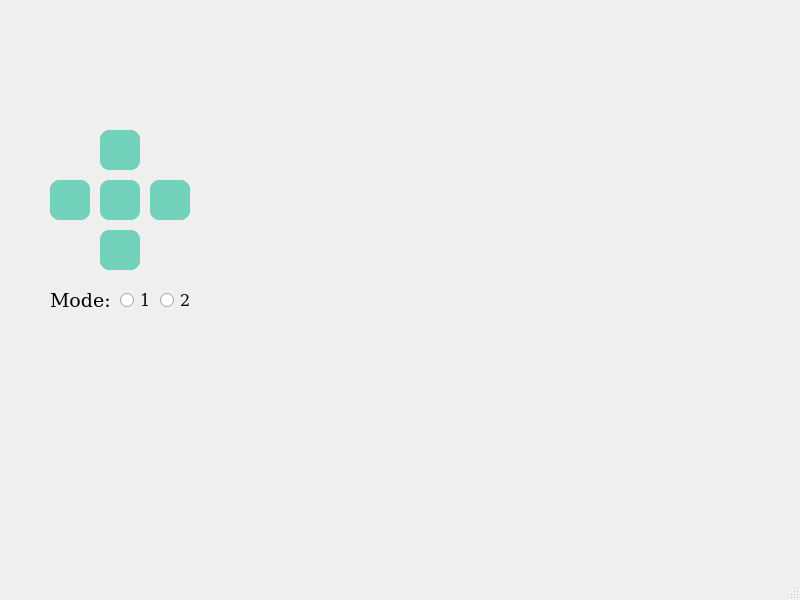
<?xml version="1.0" encoding="UTF-8"?>
<ui version="4.0">
 <class>MainWindow</class>
 <widget class="QMainWindow" name="MainWindow">
  <property name="geometry">
   <rect>
    <x>0</x>
    <y>0</y>
    <width>800</width>
    <height>600</height>
   </rect>
  </property>
  <property name="windowTitle">
   <string>MainWindow</string>
  </property>
  <widget class="QWidget" name="centralwidget">
   <widget class="QFrame" name="frame_navigator">
    <property name="geometry">
     <rect>
      <x>40</x>
      <y>120</y>
      <width>160</width>
      <height>200</height>
     </rect>
    </property>
    <property name="sizePolicy">
     <sizepolicy hsizetype="Fixed" vsizetype="Fixed">
      <horstretch>0</horstretch>
      <verstretch>0</verstretch>
     </sizepolicy>
    </property>
    <property name="minimumSize">
     <size>
      <width>160</width>
      <height>160</height>
     </size>
    </property>
    <property name="frameShape">
     <enum>QFrame::NoFrame</enum>
    </property>
    <property name="frameShadow">
     <enum>QFrame::Raised</enum>
    </property>
    <property name="lineWidth">
     <number>0</number>
    </property>
    <widget class="QFrame" name="frame_20">
     <property name="geometry">
      <rect>
       <x>60</x>
       <y>10</y>
       <width>40</width>
       <height>40</height>
      </rect>
     </property>
     <property name="sizePolicy">
      <sizepolicy hsizetype="Fixed" vsizetype="Fixed">
       <horstretch>0</horstretch>
       <verstretch>0</verstretch>
      </sizepolicy>
     </property>
     <property name="minimumSize">
      <size>
       <width>40</width>
       <height>40</height>
      </size>
     </property>
     <property name="styleSheet">
      <string notr="true">background-color: #71D1BA;   
border-radius: 10px;</string>
     </property>
     <property name="frameShape">
      <enum>QFrame::StyledPanel</enum>
     </property>
     <property name="frameShadow">
      <enum>QFrame::Raised</enum>
     </property>
     <widget class="QPushButton" name="btn_Up_View">
      <property name="geometry">
       <rect>
        <x>0</x>
        <y>0</y>
        <width>40</width>
        <height>40</height>
       </rect>
      </property>
      <property name="sizePolicy">
       <sizepolicy hsizetype="Fixed" vsizetype="Fixed">
        <horstretch>0</horstretch>
        <verstretch>0</verstretch>
       </sizepolicy>
      </property>
      <property name="minimumSize">
       <size>
        <width>40</width>
        <height>40</height>
       </size>
      </property>
      <property name="styleSheet">
       <string notr="true">QPushButton{ background-color :  #71D1BA;}
QPushButton::pressed{ background-color : #71AED1; }
border-radius: 10px;</string>
      </property>
      <property name="text">
       <string/>
      </property>
      <property name="icon">
       <iconset>
        <normaloff>images/up.png</normaloff>images/up.png</iconset>
      </property>
      <property name="iconSize">
       <size>
        <width>40</width>
        <height>40</height>
       </size>
      </property>
      <property name="shortcut">
       <string>Up</string>
      </property>
     </widget>
    </widget>
    <widget class="QFrame" name="frame_21">
     <property name="geometry">
      <rect>
       <x>110</x>
       <y>60</y>
       <width>40</width>
       <height>40</height>
      </rect>
     </property>
     <property name="sizePolicy">
      <sizepolicy hsizetype="Fixed" vsizetype="Fixed">
       <horstretch>0</horstretch>
       <verstretch>0</verstretch>
      </sizepolicy>
     </property>
     <property name="minimumSize">
      <size>
       <width>40</width>
       <height>40</height>
      </size>
     </property>
     <property name="styleSheet">
      <string notr="true">background-color: #71D1BA;   
border-radius: 10px;</string>
     </property>
     <property name="frameShape">
      <enum>QFrame::StyledPanel</enum>
     </property>
     <property name="frameShadow">
      <enum>QFrame::Raised</enum>
     </property>
     <widget class="QPushButton" name="btn_Right_view">
      <property name="geometry">
       <rect>
        <x>0</x>
        <y>0</y>
        <width>40</width>
        <height>40</height>
       </rect>
      </property>
      <property name="styleSheet">
       <string notr="true">QPushButton{ background-color :  #71D1BA;}
QPushButton::pressed{ background-color : #71AED1; }
border-radius: 10px;</string>
      </property>
      <property name="text">
       <string/>
      </property>
      <property name="icon">
       <iconset>
        <normaloff>images/right.png</normaloff>images/right.png</iconset>
      </property>
      <property name="iconSize">
       <size>
        <width>40</width>
        <height>40</height>
       </size>
      </property>
      <property name="shortcut">
       <string>Right</string>
      </property>
     </widget>
    </widget>
    <widget class="QFrame" name="frame_22">
     <property name="geometry">
      <rect>
       <x>10</x>
       <y>60</y>
       <width>40</width>
       <height>40</height>
      </rect>
     </property>
     <property name="sizePolicy">
      <sizepolicy hsizetype="Fixed" vsizetype="Fixed">
       <horstretch>0</horstretch>
       <verstretch>0</verstretch>
      </sizepolicy>
     </property>
     <property name="minimumSize">
      <size>
       <width>40</width>
       <height>40</height>
      </size>
     </property>
     <property name="styleSheet">
      <string notr="true">background-color: #71D1BA;   
border-radius: 10px;</string>
     </property>
     <property name="frameShape">
      <enum>QFrame::StyledPanel</enum>
     </property>
     <property name="frameShadow">
      <enum>QFrame::Raised</enum>
     </property>
     <widget class="QPushButton" name="btn_left_view">
      <property name="geometry">
       <rect>
        <x>0</x>
        <y>0</y>
        <width>40</width>
        <height>40</height>
       </rect>
      </property>
      <property name="styleSheet">
       <string notr="true">QPushButton{ background-color :  #71D1BA;}
QPushButton::pressed{ background-color : #71AED1; }
border-radius: 10px;</string>
      </property>
      <property name="text">
       <string/>
      </property>
      <property name="icon">
       <iconset>
        <normaloff>images/left.png</normaloff>images/left.png</iconset>
      </property>
      <property name="iconSize">
       <size>
        <width>40</width>
        <height>40</height>
       </size>
      </property>
      <property name="shortcut">
       <string>Left</string>
      </property>
     </widget>
    </widget>
    <widget class="QFrame" name="frame_23">
     <property name="geometry">
      <rect>
       <x>60</x>
       <y>110</y>
       <width>40</width>
       <height>40</height>
      </rect>
     </property>
     <property name="sizePolicy">
      <sizepolicy hsizetype="Fixed" vsizetype="Fixed">
       <horstretch>0</horstretch>
       <verstretch>0</verstretch>
      </sizepolicy>
     </property>
     <property name="minimumSize">
      <size>
       <width>40</width>
       <height>40</height>
      </size>
     </property>
     <property name="styleSheet">
      <string notr="true">background-color: #71D1BA;   
border-radius: 10px;</string>
     </property>
     <property name="frameShape">
      <enum>QFrame::StyledPanel</enum>
     </property>
     <property name="frameShadow">
      <enum>QFrame::Raised</enum>
     </property>
     <widget class="QPushButton" name="btn_Down_view">
      <property name="geometry">
       <rect>
        <x>0</x>
        <y>0</y>
        <width>40</width>
        <height>40</height>
       </rect>
      </property>
      <property name="styleSheet">
       <string notr="true">QPushButton{ background-color :  #71D1BA;}
QPushButton::pressed{ background-color : #71AED1; }
border-radius: 10px;</string>
      </property>
      <property name="text">
       <string/>
      </property>
      <property name="icon">
       <iconset>
        <normaloff>images/down.png</normaloff>images/down.png</iconset>
      </property>
      <property name="iconSize">
       <size>
        <width>40</width>
        <height>40</height>
       </size>
      </property>
      <property name="shortcut">
       <string>Down</string>
      </property>
     </widget>
    </widget>
    <widget class="QFrame" name="frame_24">
     <property name="geometry">
      <rect>
       <x>60</x>
       <y>60</y>
       <width>40</width>
       <height>40</height>
      </rect>
     </property>
     <property name="sizePolicy">
      <sizepolicy hsizetype="Fixed" vsizetype="Fixed">
       <horstretch>0</horstretch>
       <verstretch>0</verstretch>
      </sizepolicy>
     </property>
     <property name="minimumSize">
      <size>
       <width>40</width>
       <height>40</height>
      </size>
     </property>
     <property name="styleSheet">
      <string notr="true">background-color: #71D1BA;   
border-radius: 10px;</string>
     </property>
     <property name="frameShape">
      <enum>QFrame::StyledPanel</enum>
     </property>
     <property name="frameShadow">
      <enum>QFrame::Raised</enum>
     </property>
     <widget class="QPushButton" name="btn_center_view">
      <property name="geometry">
       <rect>
        <x>0</x>
        <y>0</y>
        <width>40</width>
        <height>40</height>
       </rect>
      </property>
      <property name="sizePolicy">
       <sizepolicy hsizetype="Fixed" vsizetype="Fixed">
        <horstretch>0</horstretch>
        <verstretch>0</verstretch>
       </sizepolicy>
      </property>
      <property name="minimumSize">
       <size>
        <width>40</width>
        <height>40</height>
       </size>
      </property>
      <property name="styleSheet">
       <string notr="true">QPushButton{ background-color :  #71D1BA;}
QPushButton::pressed{ background-color : #71AED1; }
border-radius: 10px;</string>
      </property>
      <property name="text">
       <string/>
      </property>
      <property name="icon">
       <iconset>
        <normaloff>images/C.png</normaloff>images/C.png</iconset>
      </property>
      <property name="iconSize">
       <size>
        <width>30</width>
        <height>40</height>
       </size>
      </property>
     </widget>
    </widget>
    <widget class="QLabel" name="label_mode">
     <property name="geometry">
      <rect>
       <x>10</x>
       <y>165</y>
       <width>60</width>
       <height>30</height>
      </rect>
     </property>
     <property name="font">
      <font>
       <family>DejaVu Serif</family>
       <pointsize>14</pointsize>
      </font>
     </property>
     <property name="frameShape">
      <enum>QFrame::NoFrame</enum>
     </property>
     <property name="text">
      <string>Mode:</string>
     </property>
    </widget>
    <widget class="QRadioButton" name="radio_btn_mode_1">
     <property name="geometry">
      <rect>
       <x>80</x>
       <y>165</y>
       <width>30</width>
       <height>30</height>
      </rect>
     </property>
     <property name="font">
      <font>
       <family>DejaVu Serif</family>
       <pointsize>12</pointsize>
      </font>
     </property>
     <property name="text">
      <string>1</string>
     </property>
    </widget>
    <widget class="QRadioButton" name="radio_btn_mode_2">
     <property name="geometry">
      <rect>
       <x>120</x>
       <y>165</y>
       <width>30</width>
       <height>30</height>
      </rect>
     </property>
     <property name="font">
      <font>
       <family>DejaVu Serif</family>
       <pointsize>12</pointsize>
      </font>
     </property>
     <property name="text">
      <string>2</string>
     </property>
    </widget>
   </widget>
  </widget>
  <widget class="QMenuBar" name="menubar">
   <property name="geometry">
    <rect>
     <x>0</x>
     <y>0</y>
     <width>800</width>
     <height>22</height>
    </rect>
   </property>
  </widget>
  <widget class="QStatusBar" name="statusbar"/>
 </widget>
 <resources/>
 <connections/>
</ui>
